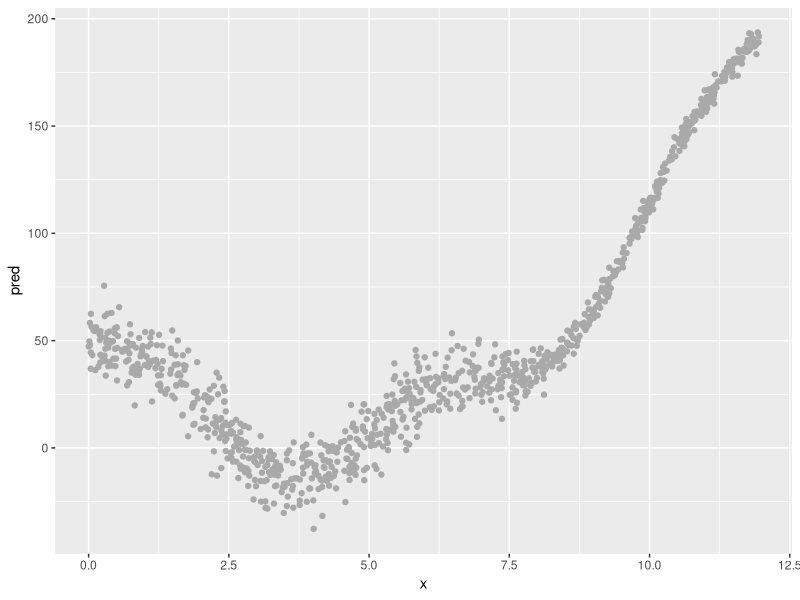
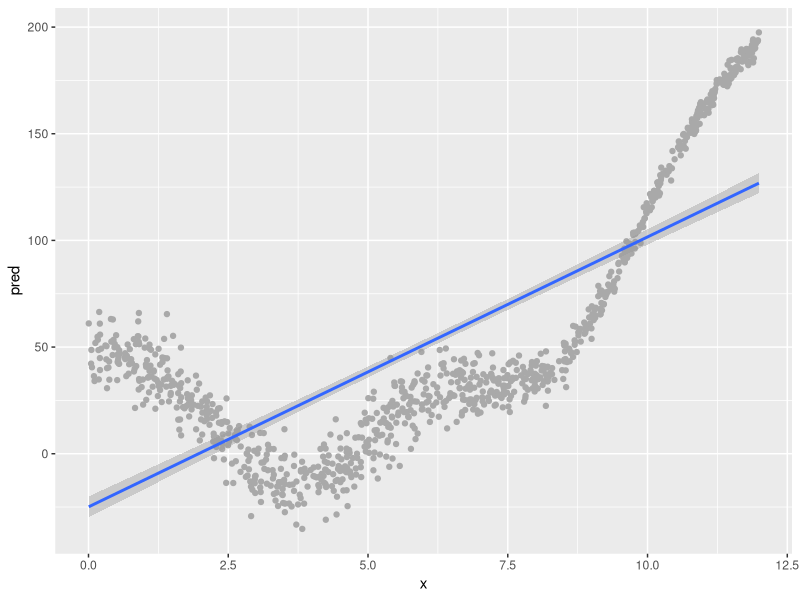
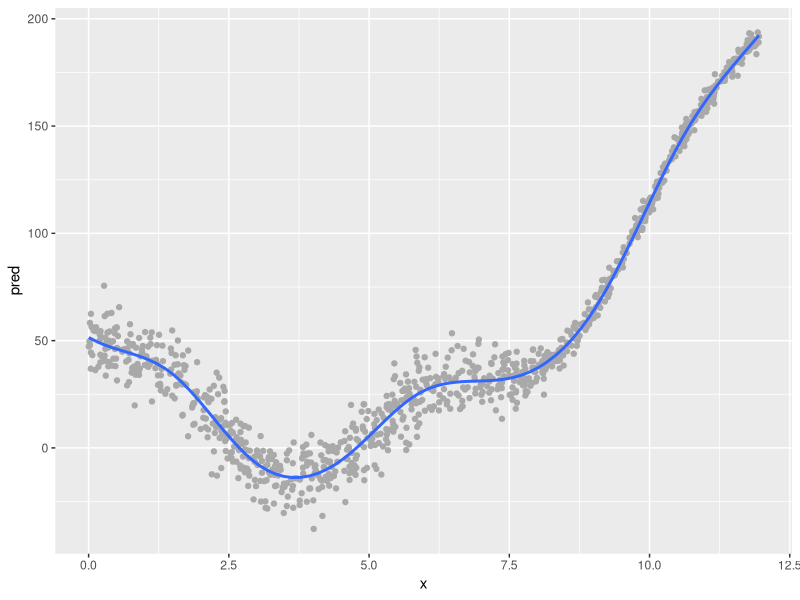
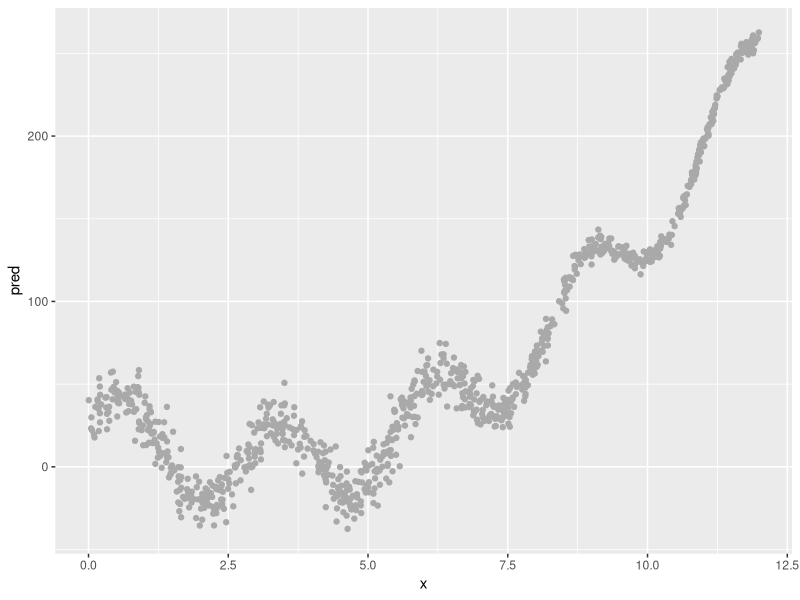
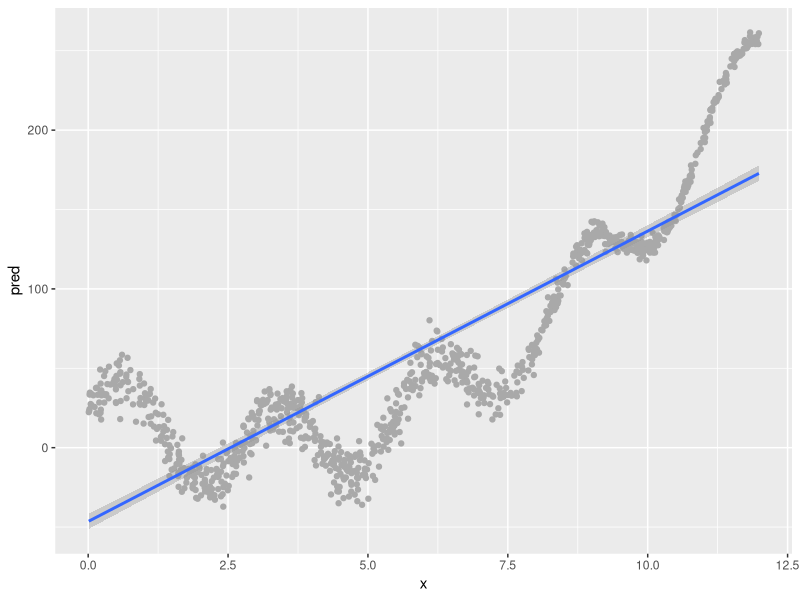
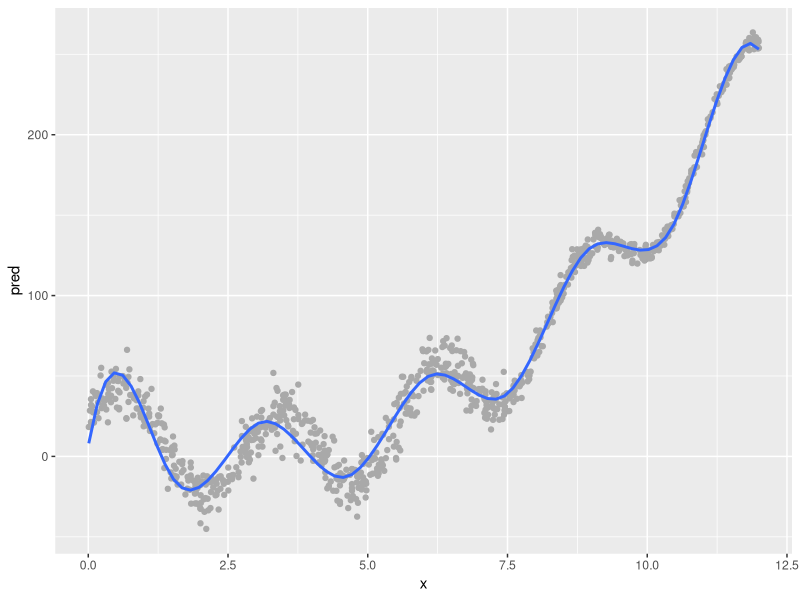
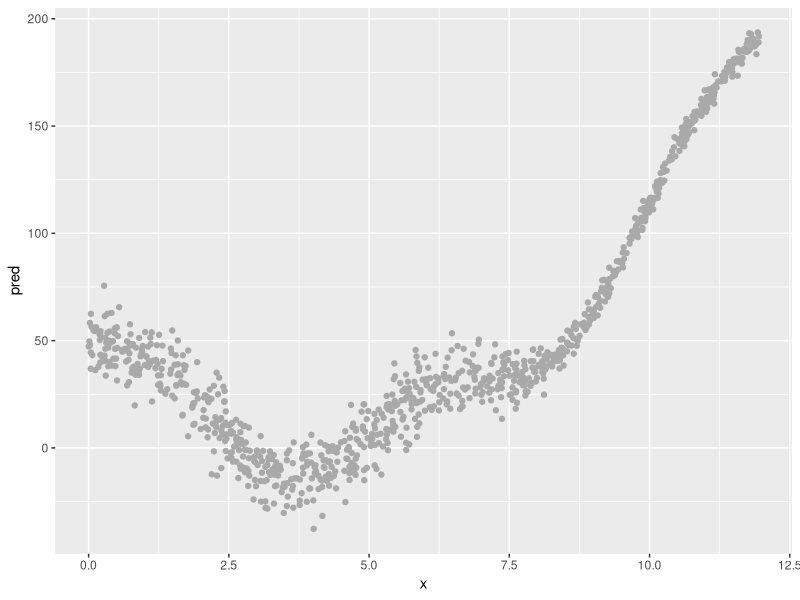
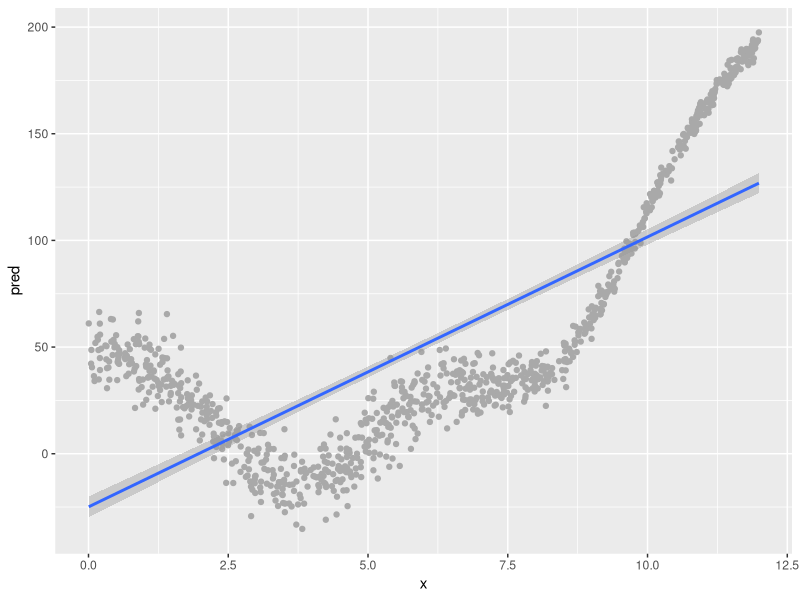

Recreate these plots in R, in order. (Note: this script raises an error after producing the figures.)
## ---- chunk 1
options(htmltools.dir.version = FALSE)
## ---- chunk 2
library(ggplot2)

set.seed(5)
dat = data.frame(x = runif(1000, 0, 12))
dat$x = sort(dat$x)
dat$y = with(dat, sin(x * 1.3) * 15 + 3 * (x - 4)^2)
sigma = with(dat, (exp(x - 5)/(1 + exp(x - 5)) - exp(x - 7)/(1 + exp(x - 7)) * 
    2) + 1.4) * 6
dat$yobs = dat$y + rnorm(nrow(dat), mean = 0, sd = sigma)

ggplot(dat, aes(x = x, y = yobs)) +
  geom_point(color = "darkgray") +
  ylab("pred")

ggsave("img/bias-variance-data-1.png")
## ---- chunk 3
dat = data.frame(x = runif(1000, 0, 12))
dat$x = sort(dat$x)
dat$y = with(dat, sin(x * 1.3) * 15 + 3 * (x - 4)^2)
sigma = with(dat, (exp(x - 5)/(1 + exp(x - 5)) - exp(x - 7)/(1 + exp(x - 7)) * 
    2) + 1.4) * 6
dat$yobs = dat$y + rnorm(nrow(dat), mean = 0, sd = sigma)

ggplot(dat, aes(x = x, y = yobs)) +
  geom_point(color = "darkgray") +
  geom_smooth(method = "lm") +
  ylab("pred")

ggsave("img/bias-variance-data-3.png")
## ---- chunk 4
set.seed(5)
dat = data.frame(x = runif(1000, 0, 12))
dat$x = sort(dat$x)
dat$y = with(dat, sin(x * 1.3) * 15 + 3 * (x - 4)^2)
sigma = with(dat, (exp(x - 5)/(1 + exp(x - 5)) - exp(x - 7)/(1 + exp(x - 7)) * 
    2) + 1.4) * 6
dat$yobs = dat$y + rnorm(nrow(dat), mean = 0, sd = sigma)

ggplot(dat, aes(x = x, y = yobs)) +
  geom_point(color = "darkgray") +
  geom_smooth(method = lm, formula = y ~ splines::bs(x, 10), se = FALSE) +
  ylab("pred")

ggsave("img/bias-variance-data-5.png")
## ---- chunk 5
dat = data.frame(x = runif(1000, 0, 12))
dat$x = sort(dat$x)
dat$y = with(dat, sin(x * 2.3) * 25 + 3 * (x - 3)^2)
sigma = with(dat, (exp(x - 5)/(1 + exp(x - 5)) - exp(x - 7)/(1 + exp(x - 7)) * 
    2) + 1.4) * 6
dat$yobs = dat$y + rnorm(nrow(dat), mean = 0, sd = sigma)

ggplot(dat, aes(x = x, y = yobs)) +
  geom_point(color = "darkgray") +
  ylab("pred")

ggsave("img/bias-variance-data-2.png")
## ---- chunk 6
dat = data.frame(x = runif(1000, 0, 12))
dat$x = sort(dat$x)
dat$y = with(dat, sin(x * 2.3) * 25 + 3 * (x - 3)^2)
sigma = with(dat, (exp(x - 5)/(1 + exp(x - 5)) - exp(x - 7)/(1 + exp(x - 7)) * 
    2) + 1.4) * 6
dat$yobs = dat$y + rnorm(nrow(dat), mean = 0, sd = sigma)

ggplot(dat, aes(x = x, y = yobs)) +
  geom_point(color = "darkgray") +
  geom_smooth(method = "lm") +
  ylab("pred")

ggsave("img/bias-variance-data-4.png")
## ---- chunk 7
dat = data.frame(x = runif(1000, 0, 12))
dat$x = sort(dat$x)
dat$y = with(dat, sin(x * 2.3) * 25 + 3 * (x - 3)^2)
sigma = with(dat, (exp(x - 5)/(1 + exp(x - 5)) - exp(x - 7)/(1 + exp(x - 7)) * 
    2) + 1.4) * 6
dat$yobs = dat$y + rnorm(nrow(dat), mean = 0, sd = sigma)

ggplot(dat, aes(x = x, y = yobs)) +
  geom_point(color = "darkgray") +
  geom_smooth(method = lm, formula = y ~ splines::bs(x, 10), se = FALSE) +
  ylab("pred")

ggsave("img/bias-variance-data-6.png")
## ---- chunk 8
knitr::include_graphics("img/dtm.png")
